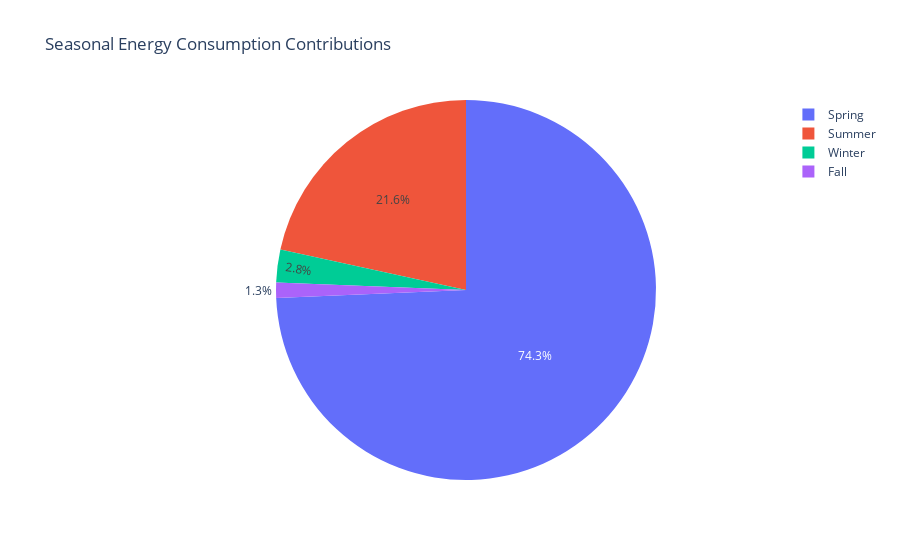
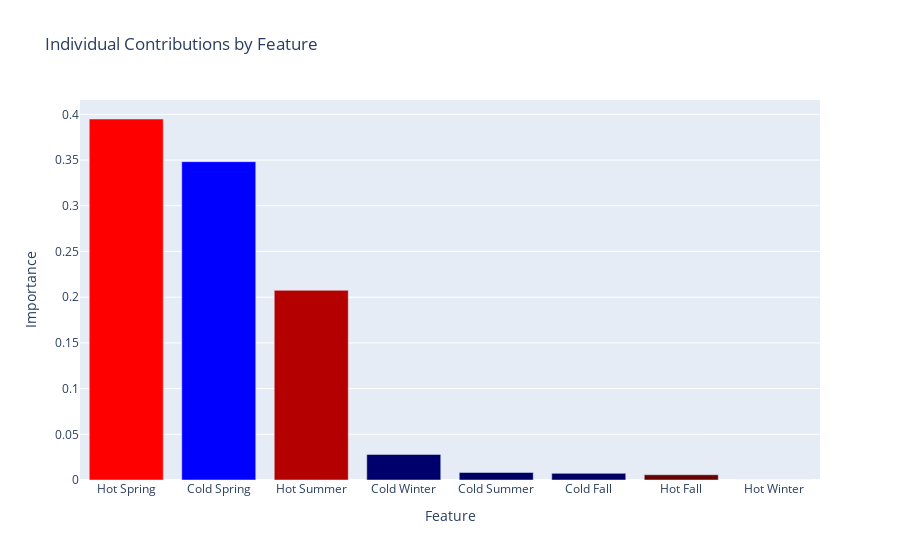

Notebook source saved alongside these figures, in order:
### Code cell
def aggregate_and_rank(df, state, target_column):
    season_map = {
        "Winter": ["cdd_Winter", "hdd_Winter"],
        "Spring": ["cdd_Spring", "hdd_Spring"],
        "Summer": ["cdd_Summer", "hdd_Summer"],
        "Fall": ["cdd_Fall", "hdd_Fall"]
    }
    season_totals = {season: df[df["Feature"].isin(features)]["Importance"].sum() for season, features in season_map.items()}
    season_df = pd.DataFrame(list(season_totals.items()), columns=["Season", "Contribution"]).sort_values(by="Contribution", ascending=False)


    top_contributor = season_df.iloc[0]
    second_contributor = season_df.iloc[1] if len(season_df) > 1 else None

    co_dominance_threshold = 0.05 

    if second_contributor is not None:
        diff = top_contributor["Contribution"] - second_contributor["Contribution"]

        if diff <= co_dominance_threshold:
            print(f"For {state}, {top_contributor['Season']} and {second_contributor['Season']} contribute the most")
        else:
            print(f"For {state}, {top_contributor['Season']} contributes the most to the {target_column.lower()}.")

    else:
        print(f"For {state}, {top_contributor['Season']} is the only major contributor to the {target_column.lower()}.")

    fig1 = px.pie(season_df, names='Season', values='Contribution', title="Seasonal Energy Consumption Contributions")

    df["Category"] = df["Feature"].apply(lambda x: "Hot " + x.split("_")[1] if "cdd" in x else "Cold " + x.split("_")[1])

    min_importance_blue = df[df['Category'].str.startswith('Cold')]['Importance'].min()
    max_importance_blue = df[df['Category'].str.startswith('Cold')]['Importance'].max()
    min_importance_red = df[df['Category'].str.startswith('Hot')]['Importance'].min()
    max_importance_red = df[df['Category'].str.startswith('Hot')]['Importance'].max()
    min_color_value = 100
    
    df["Color"] = df.apply(
        lambda row: f"rgb({min(255,int((row['Importance'] - min_importance_red) / (max_importance_red - min_importance_red) * (255 - min_color_value)
                               + min_color_value))}, 0, 0)" if "Hot" in row["Category"] 
        else f"rgb(0, 0, {min(255,int((row['Importance'] - min_importance_blue) / (max_importance_blue - min_importance_blue) * (255 - min_color_value)
                              + min_color_value))})", axis=1
    )
    
    df_sorted = df.sort_values(by="Importance", ascending=False)

    
    fig2 = go.Figure()

    # Add Hot features (Red gradient)
    fig2.add_trace(go.Bar(
        x=df_sorted["Category"],  # Feature names
        y=df_sorted["Importance"],  # Importance values
        # text=df_sorted["Category"],  # Show Category as text
        hoverinfo="text",  # Show category on hover
        marker=dict(
            color=df_sorted["Color"],  # Color based on importance and category
        )
    ))

    fig2.update_layout(
        title="Individual Contributions by Feature",
        xaxis_title="Feature",
        yaxis_title="Importance",
        showlegend=False
    )

    # Show both plots
    fig1.show()
    fig2.show()

aggregate_and_rank(importance_df, state, target_column)

### Figure 1 — Plotly figure (JSON) as saved in the notebook; plotly's stock layout.template omitted (floating-point values rounded to 4 significant figures)
{"data": [{"domain": {"x": [0, 1], "y": [0, 1]}, "hovertemplate": "Season=%{label}<br>Contribution=%{value}<extra></extra>", "labels": ["Spring", "Summer", "Winter", "Fall"], "legendgroup": "", "name": "", "showlegend": true, "type": "pie", "values": [0.7432, 0.2158, 0.02799, 0.013]}], "layout": {"autosize": true, "legend": {"tracegroupgap": 0}, "title": {"text": "Seasonal Energy Consumption Contributions"}}}

### Figure 2 — Plotly figure (JSON) as saved in the notebook; plotly's stock layout.template omitted (floating-point values rounded to 4 significant figures)
{"data": [{"hoverinfo": "text", "marker": {"color": ["rgb(255, 0, 0)", "rgb(0, 0, 255)", "rgb(181, 0, 0)", "rgb(0, 0, 109)", "rgb(0, 0, 100)", "rgb(0, 0, 100)", "rgb(102, 0, 0)", "rgb(100, 0, 0)"]}, "type": "bar", "x": ["Hot Spring", "Cold Spring", "Hot Summer", "Cold Winter", "Cold Summer", "Cold Fall", "Hot Fall", "Hot Winter"], "y": [0.3949, 0.3483, 0.2075, 0.02799, 0.008259, 0.007258, 0.005741, 0]}], "layout": {"autosize": true, "showlegend": false, "title": {"text": "Individual Contributions by Feature"}, "xaxis": {"autorange": true, "range": [-0.5, 7.5], "title": {"text": "Feature"}, "type": "category"}, "yaxis": {"autorange": true, "range": [0, 0.4157], "title": {"text": "Importance"}, "type": "linear"}}}
